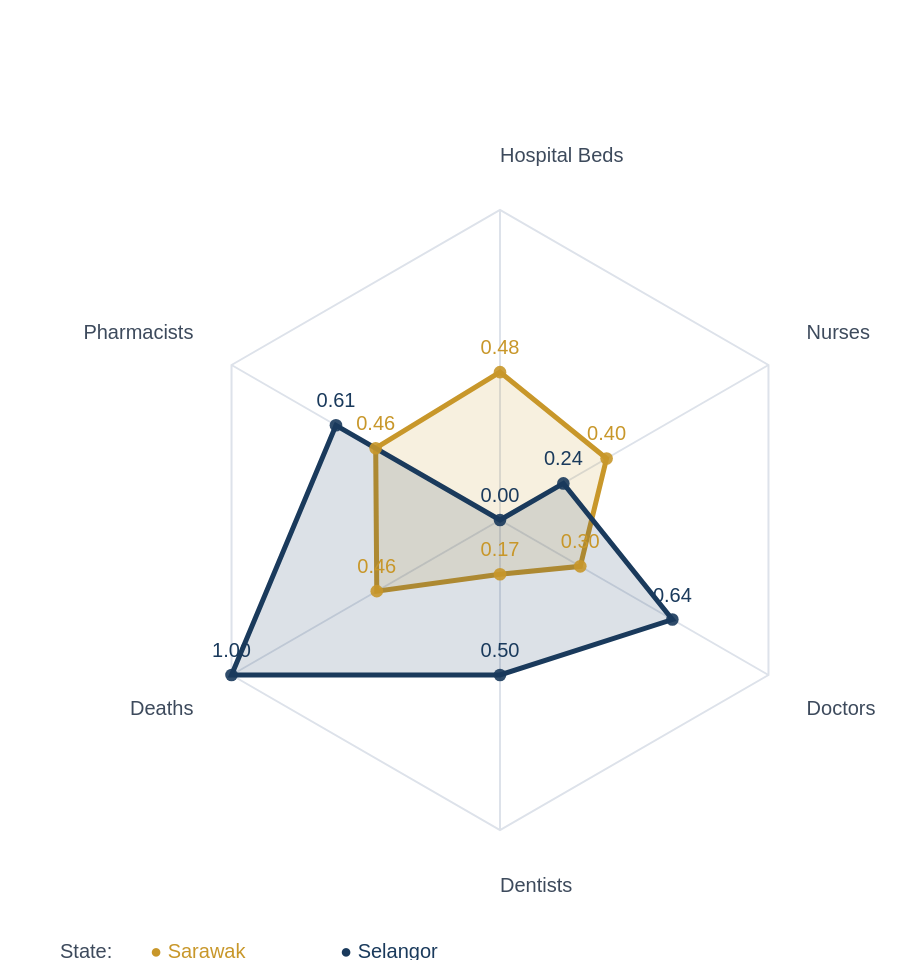

Here is the Vega-Lite specification saved for this chart:
### Vega specification from a JSON file in a GitHub repository (floating-point values rounded to 4 significant figures)
{"$schema": "https://vega.github.io/schema/vega/v5.json", "width": 460, "height": 480, "padding": {"top": 20, "left": 20, "right": 100, "bottom": 60}, "autosize": {"type": "none", "contains": "padding"}, "signals": [{"name": "radius", "update": "155"}, {"name": "cx", "update": "230"}, {"name": "cy", "update": "240"}], "data": [{"name": "table", "values": [{"key": "Pharmacists", "value": 0.463, "category": 0}, {"key": "Hospital Beds", "value": 0.477, "category": 0}, {"key": "Nurses", "value": 0.397, "category": 0}, {"key": "Doctors", "value": 0.299, "category": 0}, {"key": "Dentists", "value": 0.175, "category": 0}, {"key": "Deaths", "value": 0.459, "category": 0}, {"key": "Pharmacists", "value": 0.611, "category": 1}, {"key": "Hospital Beds", "value": 0.0, "category": 1}, {"key": "Nurses", "value": 0.236, "category": 1}, {"key": "Doctors", "value": 0.642, "category": 1}, {"key": "Dentists", "value": 0.5, "category": 1}, {"key": "Deaths", "value": 1.0, "category": 1}]}, {"name": "keys", "source": "table", "transform": [{"type": "aggregate", "groupby": ["key"]}]}], "scales": [{"name": "angular", "type": "point", "range": {"signal": "[-PI, PI]"}, "padding": 0.5, "domain": {"data": "table", "field": "key"}}, {"name": "radial", "type": "linear", "range": {"signal": "[0, radius]"}, "zero": true, "nice": false, "domain": [0, 1], "domainMin": 0}, {"name": "color", "type": "ordinal", "domain": [0, 1], "range": ["#c8972a", "#1a3a5c"]}], "encode": {"enter": {"x": {"value": 0}, "y": {"value": 0}}}, "marks": [{"type": "group", "name": "categories", "zindex": 1, "encode": {"enter": {"x": {"signal": "cx"}, "y": {"signal": "cy"}}}, "from": {"facet": {"data": "table", "name": "facet", "groupby": ["category"]}}, "marks": [{"type": "line", "name": "category-line", "from": {"data": "facet"}, "encode": {"enter": {"interpolate": {"value": "linear-closed"}, "x": {"signal": "scale('radial', datum.value) * cos(scale('angular', datum.key))"}, "y": {"signal": "scale('radial', datum.value) * sin(scale('angular', datum.key))"}, "stroke": {"scale": "color", "field": "category"}, "strokeWidth": {"value": 2.5}, "fill": {"scale": "color", "field": "category"}, "fillOpacity": {"value": 0.15}}}}]}, {"type": "rule", "name": "radial-grid", "from": {"data": "keys"}, "zindex": 0, "encode": {"enter": {"x": {"signal": "cx"}, "y": {"signal": "cy"}, "x2": {"signal": "cx + radius * cos(scale('angular', datum.key))"}, "y2": {"signal": "cy + radius * sin(scale('angular', datum.key))"}, "stroke": {"value": "#dde2ea"}, "strokeWidth": {"value": 1}}}}, {"type": "text", "name": "key-label", "from": {"data": "keys"}, "zindex": 1, "encode": {"enter": {"x": {"signal": "cx + (radius + 22) * cos(scale('angular', datum.key))"}, "y": {"signal": "cy + (radius + 22) * sin(scale('angular', datum.key))"}, "text": {"field": "key"}, "align": [{"test": "abs(scale('angular', datum.key)) > PI / 2", "value": "right"}, {"value": "left"}], "baseline": [{"test": "scale('angular', datum.key) > 0.3", "value": "top"}, {"test": "scale('angular', datum.key) < -0.3", "value": "bottom"}, {"value": "middle"}], "fill": {"value": "#3d4a5c"}, "fontSize": {"value": 11.5}, "fontWeight": {"value": "600"}, "font": {"value": "Source Sans 3, sans-serif"}}}}, {"type": "line", "name": "outer-line", "from": {"data": "radial-grid"}, "encode": {"enter": {"interpolate": {"value": "linear-closed"}, "x": {"field": "x2"}, "y": {"field": "y2"}, "stroke": {"value": "#dde2ea"}, "strokeWidth": {"value": 1}}}}, {"type": "symbol", "from": {"data": "table"}, "zindex": 2, "encode": {"enter": {"x": {"signal": "cx + scale('radial', datum.value) * cos(scale('angular', datum.key))"}, "y": {"signal": "cy + scale('radial', datum.value) * sin(scale('angular', datum.key))"}, "size": {"value": 40}, "fill": {"scale": "color", "field": "category"}, "opacity": {"value": 0.9}}}}, {"type": "text", "from": {"data": "table"}, "zindex": 3, "encode": {"enter": {"x": {"signal": "cx + scale('radial', datum.value) * cos(scale('angular', datum.key))"}, "y": {"signal": "cy + scale('radial', datum.value) * sin(scale('angular', datum.key))"}, "text": {"signal": "format(datum.value, '.2f')"}, "align": {"value": "center"}, "baseline": {"value": "bottom"}, "dy": {"value": -7}, "fill": {"scale": "color", "field": "category"}, "fontSize": {"value": 9}, "fontWeight": {"value": "700"}, "font": {"value": "Source Sans 3, sans-serif"}}}}, {"type": "text", "encode": {"enter": {"x": {"value": 10}, "y": {"signal": "cy + radius + 55"}, "text": {"value": "State:"}, "fill": {"value": "#3d4a5c"}, "fontSize": {"value": 11}, "fontWeight": {"value": "bold"}, "font": {"value": "Source Sans 3, sans-serif"}, "align": {"value": "left"}, "baseline": {"value": "top"}}}}, {"type": "text", "encode": {"enter": {"x": {"value": 55}, "y": {"signal": "cy + radius + 55"}, "text": {"value": "● Sarawak"}, "fill": {"value": "#c8972a"}, "fontSize": {"value": 11}, "fontWeight": {"value": "bold"}, "font": {"value": "Source Sans 3, sans-serif"}, "align": {"value": "left"}, "baseline": {"value": "top"}}}}, {"type": "text", "encode": {"enter": {"x": {"value": 150}, "y": {"signal": "cy + radius + 55"}, "text": {"value": "● Selangor"}, "fill": {"value": "#1a3a5c"}, "fontSize": {"value": 11}, "fontWeight": {"value": "bold"}, "font": {"value": "Source Sans 3, sans-serif"}, "align": {"value": "left"}, "baseline": {"value": "top"}}}}]}
